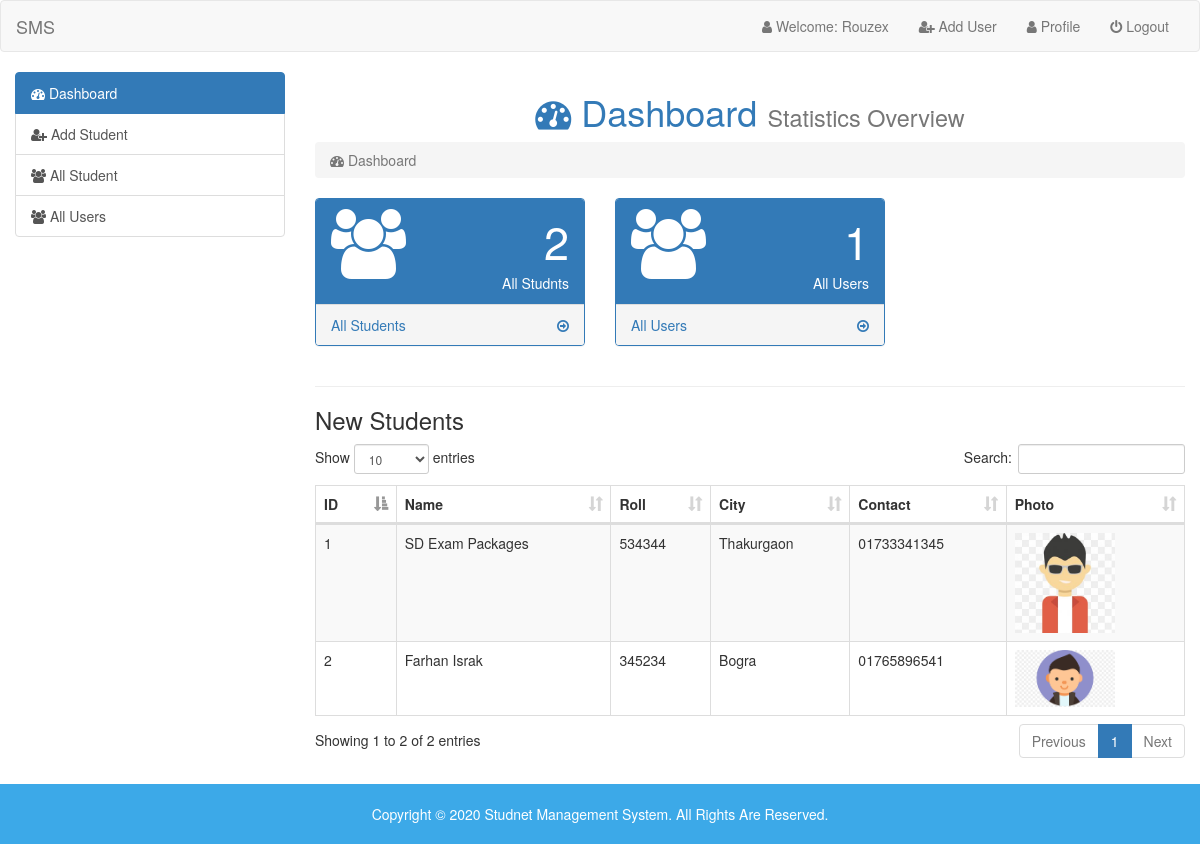
/admin/index.php (signed in), run on the app's committed database.
### tables this page shows
CREATE TABLE `student_info` (
  `id` int(5) NOT NULL,
  `name` varchar(50) NOT NULL,
  `roll` int(5) NOT NULL,
  `class` varchar(50) NOT NULL,
  `city` varchar(100) NOT NULL,
  `p_contact` varchar(50) NOT NULL,
  `photo` varchar(50) NOT NULL,
  `data_time` timestamp NOT NULL DEFAULT current_timestamp()
);

### admin/dashboard.php (the view)
<div class="content">
    <h1 class="text-primary text-center"><i class="fa fa-dashboard"></i> Dashboard <small>Statistics Overview</small></h1>
    <ol class="breadcrumb">
        <li class="active"><i class="fa fa-dashboard"></i> Dashboard</li>
    </ol>
<?php
$count_student = mysqli_query($link, "SELECT * FROM `student_info`");
$total_student = mysqli_num_rows($count_student);
$count_users = mysqli_query($link, "SELECT * FROM `users`");
$total_users = mysqli_num_rows($count_users);
?>
    <div class="row">
        <div class="col-sm-4">
            <div class="panel panel-primary">
                <div class="panel-heading">
                    <div class="row">
                        <div class="col-xs-3">
                            <i class="fa fa-users fa-5x"></i>
                        </div>
                        <div class="col-xs-9">
                            <div class="pull-right" style="font-size: 45px"><?= $total_student ?></div>
                            <div class="clearfix"></div>
                            <div class="pull-right">All Studnts</div>
                        </div>
                    </div>
                </div>
                <a href="index.php?page=all-student">
                    <div class="panel-footer">
                        <span class="pull-left">All Students</span>
                        <span class="pull-right"><i class="fa fa-arrow-circle-o-right"></i></span>
                        <div class="clearfix"></div>
                    </div>
                </a>
            </div>
        </div>
        <div class="col-sm-4">
            <div class="panel panel-primary">
                <div class="panel-heading">
                    <div class="row">
                        <div class="col-xs-3">
                            <i class="fa fa-users fa-5x"></i>
                        </div>
                        <div class="col-xs-9">
                            <div class="pull-right" style="font-size: 45px"><?= $total_users ?></div>
                            <div class="clearfix"></div>
                            <div class="pull-right">All Users</div>
                        </div>
                    </div>
                </div>
                <a href="index.php?page=all-users">
                    <div class="panel-footer">
                        <span class="pull-left">All Users</span>
                        <span class="pull-right"><i class="fa fa-arrow-circle-o-right"></i></span>
                        <div class="clearfix"></div>
                    </div>
                </a>
            </div>
        </div>
    </div>
    <hr>
    <h3>New Students</h3>
    <div class="table-responsive">
        <table id="data" class="table table-striped table-bordered table-hover">
            <thead>
                <tr>
                    <th>ID</th>
                    <th>Name</th>
                    <th>Roll</th>
                    <th>City</th>
                    <th>Contact</th>
                    <th>Photo</th>
                </tr>
            </thead>
            <tbody>
                <?php
                $db_stdinfo = mysqli_query($link, "SELECT * FROM `student_info` ");
                while($row = mysqli_fetch_assoc($db_stdinfo)){?>
                <tr>
                    <td><?php echo $row['id']; ?></td>
                    <td><?php echo ucwords($row['name']); ?></td>
                    <td><?php echo $row['roll']; ?></td>
                    <td><?php echo ucwords($row['city']); ?></td>
                    <td><?php echo $row['p_contact']; ?></td>
                    <td><img style="width: 100px;" src="std_img/<?php echo $row['photo']; ?>" alt=""></td>
                </tr>
                <?php
                }
                ?>
            </tbody>
        </table>
    </div>
</div>

### admin/index.php (shortened to what this page needs)
<!doctype html>
<html lang="en">
<head>
    <link href="../datatable/css/bootstrap.min.css" rel="stylesheet">
    <link href="../datatable/css/dataTables.bootstrap.min.css" rel="stylesheet">
    <link href="../fontawesome/css/font-awesome.min.css" rel="stylesheet">
    <link rel="stylesheet" href="style.css">
</head>
<body>
    <nav class="navbar navbar-default">
        <div class="container-fluid">
            <div class="navbar-header">
                <a class="navbar-brand" href="index.php">SMS</a>
            </div>
            <div class="collapse navbar-collapse" id="bs-example-navbar-collapse-1">
                <ul class="nav navbar-nav navbar-right">
                    <li><a href="#"><i class="fa fa-user"></i> Welcome: Rouzex</a></li>
                    <li><a href="registration.php"><i class="fa fa-user-plus"></i> Add User</a></li>
                    <li><a href="index.php?page=user-profile"><i class="fa fa-user"></i> Profile</a></li>
                    <li><a href="logout.php"><i class="fa fa-power-off"></i> Logout</a></li>
                </ul>
            </div>
        </div>
    </nav>
    <div class="container-fluid">
        <div class="row">
            <div class="col-sm-3">
                <div class="list-group">
                    <a href="index.php?page=dashboard" class="list-group-item active"><i class="fa fa-dashboard"></i> Dashboard</a>
                    <a href="index.php?page=add-student" class="list-group-item"><i class="fa fa-user-plus"></i> Add Student</a>
                    <a href="index.php?page=all-student" class="list-group-item"><i class="fa fa-users"></i> All Student</a>
                    <a href="index.php?page=all-users" class="list-group-item"><i class="fa fa-users"></i> All Users </a>
                </div>
            </div>
            <div class="col-sm-9" style="min-height: 500px;">
                <?php
                    if(isset($_GET['page'])){
                        $page = $_GET['page'].'.php';
                    }else{
                        $page = 'dashboard.php';
                    }
                    if(file_exists($page)){
                        require_once $page;
                    }else{
                        require_once './404.php';
                    }
                ?>
            </div>
        </div>
    </div>
    <footer style="background:#3CA9E8; text-align:center; padding: 20px 0; color: #fff; margin-top: 20px;">
        <p style="margin: 0">Copyright &COPY; 2020 Studnet Management System. All Rights Are Reserved.</p>
    </footer>
</body>
</html>

### data on the page
student_info: id "1", name "SD Exam Packages", roll "534344", city "Thakurgaon", p_contact "01733341345", photo (picture)
student_info: id "2", name "Farhan Israk", roll "345234", city "Bogra", p_contact "01765896541", photo (picture)

### other printed values
$total_student "2"
$total_users "1"
